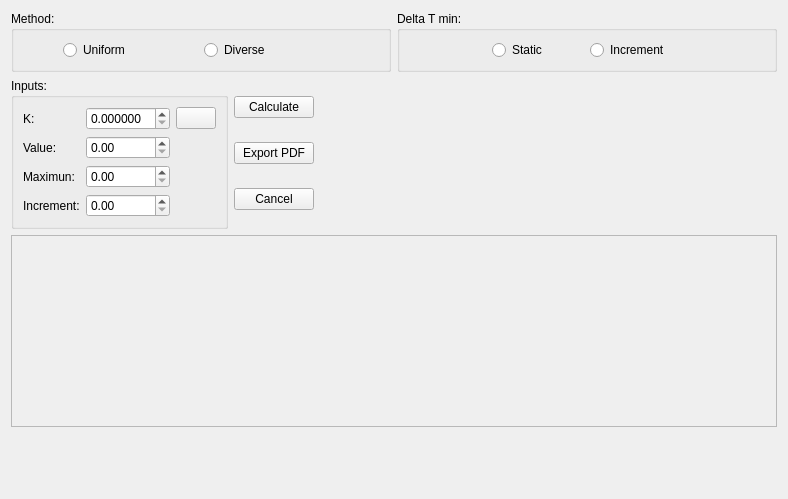
<?xml version="1.0" encoding="UTF-8"?>
<ui version="4.0">
 <class>problemtable</class>
 <widget class="QWidget" name="problemtable">
  <property name="geometry">
   <rect>
    <x>0</x>
    <y>0</y>
    <width>788</width>
    <height>499</height>
   </rect>
  </property>
  <property name="windowTitle">
   <string>Form</string>
  </property>
  <layout class="QGridLayout" name="gridLayout_5">
   <item row="0" column="0" colspan="2">
    <layout class="QGridLayout" name="gridLayout">
     <item row="0" column="0">
      <widget class="QGroupBox" name="groupBox">
       <property name="title">
        <string>Method:</string>
       </property>
       <layout class="QGridLayout" name="gridLayout_2">
        <item row="0" column="1">
         <widget class="QRadioButton" name="uniform">
          <property name="text">
           <string>Uniform</string>
          </property>
         </widget>
        </item>
        <item row="0" column="2">
         <widget class="QRadioButton" name="diverse">
          <property name="text">
           <string>Diverse</string>
          </property>
         </widget>
        </item>
        <item row="0" column="0">
         <spacer name="horizontalSpacer">
          <property name="orientation">
           <enum>Qt::Horizontal</enum>
          </property>
          <property name="sizeType">
           <enum>QSizePolicy::Ignored</enum>
          </property>
          <property name="sizeHint" stdset="0">
           <size>
            <width>40</width>
            <height>20</height>
           </size>
          </property>
         </spacer>
        </item>
        <item row="0" column="3">
         <spacer name="horizontalSpacer_2">
          <property name="orientation">
           <enum>Qt::Horizontal</enum>
          </property>
          <property name="sizeType">
           <enum>QSizePolicy::Ignored</enum>
          </property>
          <property name="sizeHint" stdset="0">
           <size>
            <width>40</width>
            <height>20</height>
           </size>
          </property>
         </spacer>
        </item>
       </layout>
      </widget>
     </item>
     <item row="0" column="1">
      <widget class="QGroupBox" name="groupBox_2">
       <property name="title">
        <string>Delta T min:</string>
       </property>
       <layout class="QGridLayout" name="gridLayout_3">
        <item row="0" column="0">
         <spacer name="horizontalSpacer_3">
          <property name="orientation">
           <enum>Qt::Horizontal</enum>
          </property>
          <property name="sizeType">
           <enum>QSizePolicy::Ignored</enum>
          </property>
          <property name="sizeHint" stdset="0">
           <size>
            <width>83</width>
            <height>20</height>
           </size>
          </property>
         </spacer>
        </item>
        <item row="0" column="1">
         <widget class="QRadioButton" name="estatico">
          <property name="text">
           <string>Static</string>
          </property>
         </widget>
        </item>
        <item row="0" column="2">
         <widget class="QRadioButton" name="incremento">
          <property name="text">
           <string>Increment</string>
          </property>
         </widget>
        </item>
        <item row="0" column="3">
         <spacer name="horizontalSpacer_4">
          <property name="orientation">
           <enum>Qt::Horizontal</enum>
          </property>
          <property name="sizeType">
           <enum>QSizePolicy::Ignored</enum>
          </property>
          <property name="sizeHint" stdset="0">
           <size>
            <width>83</width>
            <height>20</height>
           </size>
          </property>
         </spacer>
        </item>
       </layout>
      </widget>
     </item>
    </layout>
   </item>
   <item row="1" column="0">
    <layout class="QGridLayout" name="gridLayout_6">
     <item row="1" column="0">
      <widget class="QGroupBox" name="groupBox_3">
       <property name="title">
        <string>Inputs:</string>
       </property>
       <layout class="QGridLayout" name="gridLayout_7">
        <item row="1" column="1">
         <widget class="QDoubleSpinBox" name="Min"/>
        </item>
        <item row="1" column="0">
         <widget class="QLabel" name="Minimo">
          <property name="text">
           <string>Value:</string>
          </property>
         </widget>
        </item>
        <item row="0" column="2">
         <widget class="QPushButton" name="help_tableproblem">
          <property name="text">
           <string/>
          </property>
          <property name="icon">
           <iconset resource="resources.qrc">
            <normaloff>:/resources/Resources/ayuda.png</normaloff>:/resources/Resources/ayuda.png</iconset>
          </property>
         </widget>
        </item>
        <item row="0" column="0">
         <widget class="QLabel" name="valork">
          <property name="text">
           <string>K:</string>
          </property>
         </widget>
        </item>
        <item row="0" column="1">
         <widget class="QDoubleSpinBox" name="K">
          <property name="decimals">
           <number>6</number>
          </property>
          <property name="minimum">
           <double>0.000000000000000</double>
          </property>
          <property name="maximum">
           <double>20.000000000000000</double>
          </property>
          <property name="singleStep">
           <double>1.000000000000000</double>
          </property>
          <property name="value">
           <double>0.000000000000000</double>
          </property>
         </widget>
        </item>
        <item row="2" column="0">
         <widget class="QLabel" name="Maximo">
          <property name="text">
           <string>Maximun:</string>
          </property>
         </widget>
        </item>
        <item row="3" column="0">
         <widget class="QLabel" name="Incremento">
          <property name="text">
           <string>Increment:</string>
          </property>
         </widget>
        </item>
        <item row="2" column="1">
         <widget class="QDoubleSpinBox" name="Max"/>
        </item>
        <item row="3" column="1">
         <widget class="QDoubleSpinBox" name="Inc"/>
        </item>
       </layout>
      </widget>
     </item>
    </layout>
   </item>
   <item row="1" column="1">
    <layout class="QGridLayout" name="gridLayout_4">
     <item row="0" column="1" rowspan="3">
      <spacer name="horizontalSpacer_5">
       <property name="orientation">
        <enum>Qt::Horizontal</enum>
       </property>
       <property name="sizeHint" stdset="0">
        <size>
         <width>40</width>
         <height>20</height>
        </size>
       </property>
      </spacer>
     </item>
     <item row="1" column="0">
      <widget class="QPushButton" name="Export">
       <property name="text">
        <string>Export PDF</string>
       </property>
      </widget>
     </item>
     <item row="2" column="0">
      <widget class="QPushButton" name="pushButton_3">
       <property name="text">
        <string>Cancel</string>
       </property>
      </widget>
     </item>
     <item row="0" column="0">
      <widget class="QPushButton" name="pushButton">
       <property name="text">
        <string>Calculate</string>
       </property>
      </widget>
     </item>
    </layout>
   </item>
   <item row="2" column="0" colspan="2">
    <widget class="QTableWidget" name="Tabla">
     <property name="enabled">
      <bool>false</bool>
     </property>
    </widget>
   </item>
   <item row="3" column="0" colspan="2">
    <spacer name="verticalSpacer">
     <property name="orientation">
      <enum>Qt::Vertical</enum>
     </property>
     <property name="sizeHint" stdset="0">
      <size>
       <width>20</width>
       <height>40</height>
      </size>
     </property>
    </spacer>
   </item>
  </layout>
 </widget>
 <resources>
  <include location="resources.qrc"/>
 </resources>
 <connections/>
</ui>
